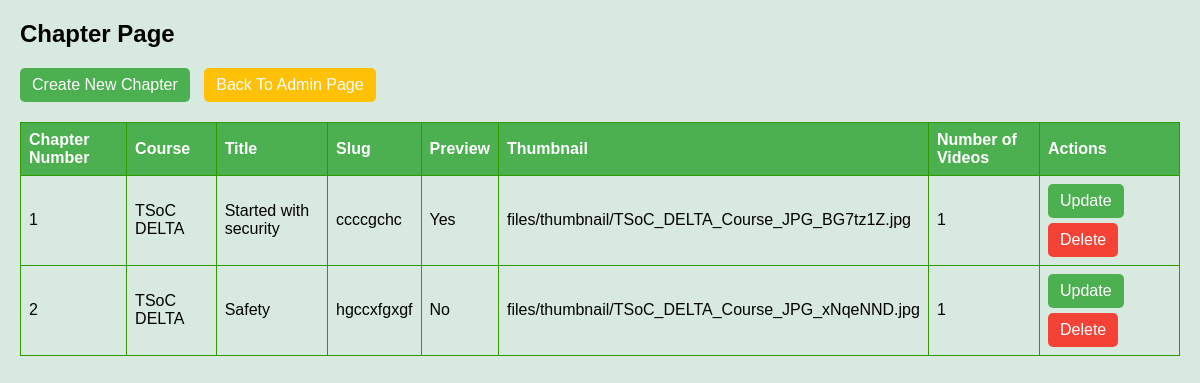
The app's page /chapterpage/, older data.
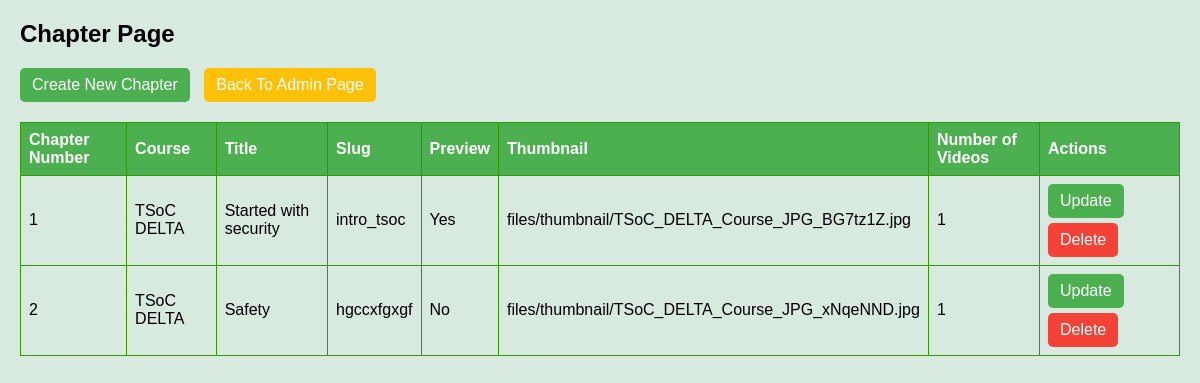
The same page, newer data.
### tango/models.py (models this page shows, shortened)
class Chapter(models.Model):
    course = models.ForeignKey(Course,null=True,on_delete=models.CASCADE)
    title =  models.CharField(max_length=100,null=True)
    thumbnail = models.ImageField(upload_to='files/thumbnail/',null=True)
    is_preview = models.BooleanField(default=False)
    slug = models.CharField(max_length=40,null=True,unique=True)
    serial_number = models.IntegerField(null=True)
    complete_chapter = models.BooleanField(default=False)
    number_of_videos = models.IntegerField(null=True)

class Course(models.Model):
    name = models.CharField(max_length=40,null=True)
    slug = models.CharField(max_length=40,null=True)
    description = models.CharField(max_length=300,null=True)
    price = models.IntegerField(null=True)
    discount = models.IntegerField(null=True,default=0)
    active = models.BooleanField(default=False)
    thumbnail = models.ImageField(upload_to='files/thumbnail/')
    date = models.DateTimeField(auto_now_add=True)
    resource = models.FileField(upload_to='files/resource/')
    time_to_complete = models.CharField(max_length=50,null=True)
    numbers_of_chapter = models.IntegerField(null=True)
    requirement_to_complete = models.CharField(max_length=100,null=True)
    language = models.CharField(max_length=100,null=True)
    def __str__(self):
        return self.name

### tango/views.py (the view)
# urls.py: path('chapterpage/',views.ChapterPage,name='chapterpage'),
def ChapterPage(request):
    chapters = Chapter.objects.all()
    context = {'chapters':chapters}
    return render(request,'tango/admin/chapterpage.html',context)

### tango/templates/tango/admin/chapterpage.html (shortened to what this page needs)
<!DOCTYPE html>
<html lang="en">
<head>
</head>
<body>
    <div class="actions">
        <h2>Chapter Page</h2>
        <a href="{% url 'createchapterpage' %}" class="up">Create New Chapter</a>
        <a href="{% url 'adminpage' %}" class="war">Back To Admin Page</a>
    </div>
    <table>
        <thead>
            <tr>
                <th>Chapter Number</th>
                <th>Course</th>
                <th>Title</th>
                <th>Slug</th>
                <th>Preview</th>
                <th>Thumbnail</th>
                <th>Number of Videos</th>
                <th>Actions</th>
            </tr>
        </thead>
        <tbody>
            {% for chapter in chapters %}
                <tr>
                    <td>{{ chapter.serial_number }}</td>
                    <td>{{ chapter.course }}</td>
                    <td>{{ chapter.title }}</td>
                    <td>{{ chapter.slug }}</td>
                    <td>{% if chapter.is_preview %}Yes{% else %}No{% endif %}</td>
                    <td>{{ chapter.thumbnail }}</td>
                    <td>{{ chapter.number_of_videos }}</td>
                    <td>
                        <a href="{% url 'updatechapterpage' chapter.id %}" class="up">Update</a>
                        <a href="{% url 'deletechapterpage' chapter.id %}" class="del">Delete</a>
                    </td>
                </tr>
            {% endfor %}
        </tbody>
    </table>
</body>
</html>

Row changes from the older to the newer data that the page shows:
changed Chapter "Started with security": slug "ccccgchc" → "intro_tsoc"
